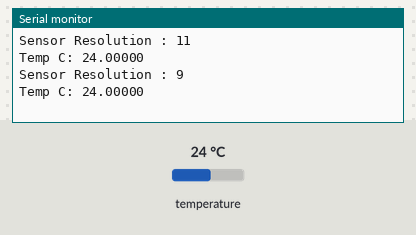
This sketch was run on a simulated Arduino Uno, built with avr-gcc and run on an emulated ATmega328P. Shown: the last lines printed to the serial monitor. Inputs (shaded band) come from the test bench; at power-on: temperature 24 °C.

Above: at 1.7 s.
1.8 s: temperature set to 12 °C
At 2.25 s:
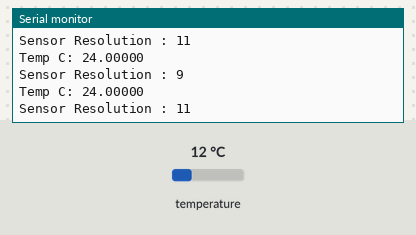
3.3 s: temperature set to 19 °C
At 5.8 s:
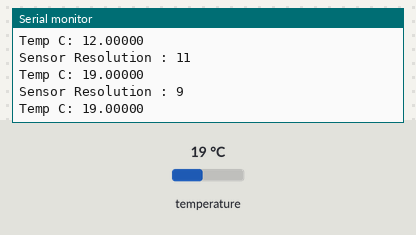
Timing chart, 0 to 7.3 s (numbered marks = the images above; inputs shaded):
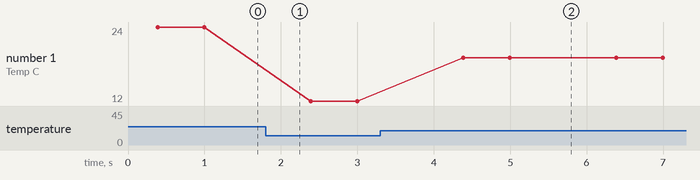

Measured:
- after the input at 3.3 s, the serial monitor: prints a new line after 1.1 s (image 2)
- plotted number 1: 24 → 12 after the input at 1.8 s, 12 → 19 after the input at 3.3 s

The sketch:

Lab_5_Temperature_Sensor_Spec_3.ino
```cpp
#include <OneWire.h>
#include <DallasTemperature.h>

OneWire oneWire(2);
DallasTemperature sensors(&oneWire);
DeviceAddress tempSensor = {0x28, 0xEE, 0x39, 0x40, 0x0B, 0x00, 0x00, 0x72};

float Temp;
void setup() {
  // put your setup code here, to run once:
  Serial.begin(9600);

}

void loop() {
  // put your main code here, to run repeatedly:
  sensors.setResolution(tempSensor, 11);
  Serial.print("Sensor Resolution : ");
  Serial.print(sensors.getResolution(tempSensor), DEC);
  Serial.println();

  sensors.requestTemperaturesByAddress(tempSensor);
  Temp = sensors.getTempC(tempSensor);

  Serial.print("Temp C: ");
  Serial.println(Temp, 5);
  delay(500);

  sensors.setResolution(tempSensor, 9);
  Serial.print("Sensor Resolution : ");
  Serial.print(sensors.getResolution(tempSensor), DEC);
  Serial.println();

  sensors.requestTemperaturesByAddress(tempSensor);
  Temp = sensors.getTempC(tempSensor);

  Serial.print("Temp C: ");
  Serial.println(Temp, 5);
  delay(1000);
  Serial.println();
  Serial.println();
}
```
